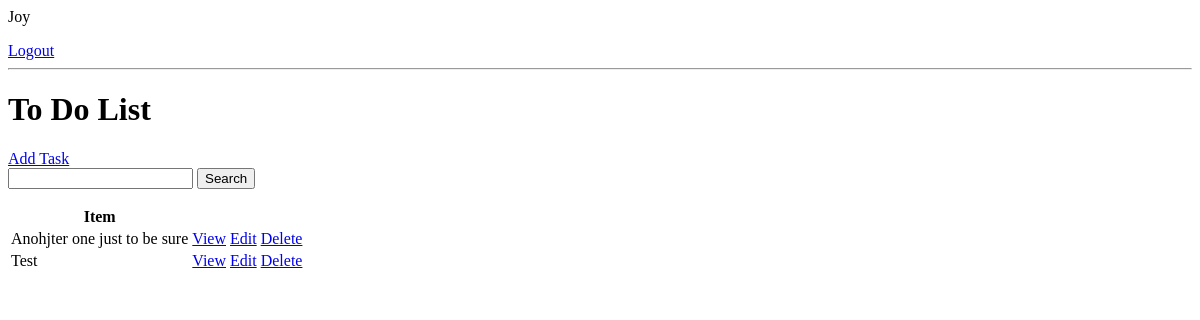
The app's page / (signed in), older data.
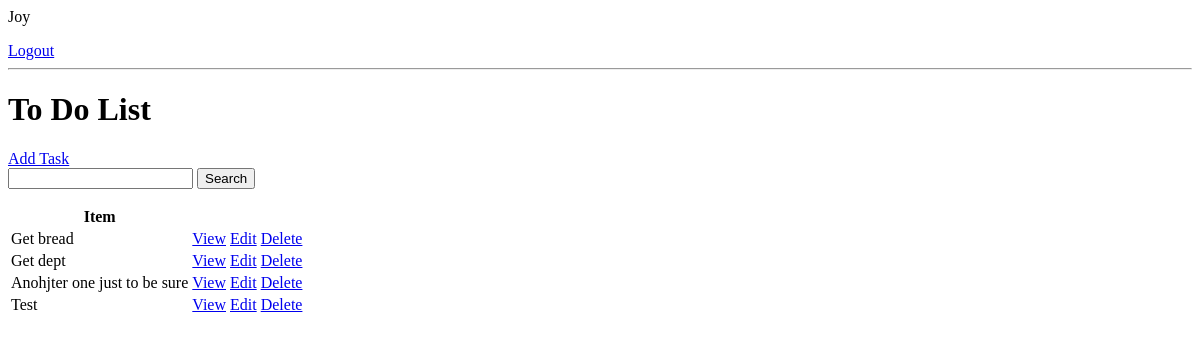
The same page, newer data.
### Base/models.py (models this page shows, shortened)
class Task(models.Model):
    user= models.ForeignKey(User,on_delete=models.CASCADE,null=True,blank=True)
    title= models.CharField(max_length=250)
    description= models.TextField(null=True,blank=True)
    complete= models.BooleanField(default=False)
    create=models.DateTimeField(auto_now_add=True)
    class Meta:
        ordering=['complete']

### Base/views.py (the view)
# urls.py: path('',TaskList.as_view(),name='Tasks'),
class TaskList(LoginRequiredMixin,ListView):
    model=Task
    context_object_name="Tasks"
    def get_context_data(self, **kwargs: Any):
        context=super().get_context_data(**kwargs)
        context['Tasks']=context['Tasks'].filter(user=self.request.user)
        context['Count']=context['Tasks'].filter(complete=False).count()
        searchInput=self.request.GET.get('Serching') or ''
        if searchInput:
            context['Tasks']=context['Tasks'].filter(title__startswith=searchInput)
        context['searchInput']=searchInput
        return context

### Base/templates/Base/task_list.html
{%if request.user.is_authenticated%}
    <p>{{request.user}}</p>
    <a href="{%url 'Logout'%}">Logout</a>
{%else%}
    <a href="{%url 'Login'%}">Login</a>
{%endif%}
<hr>
<h1> To Do List</h1>
<a href="{%url 'Create'%}">Add Task</a>
<form method="get">
    <input type="type" name="Serching" value="{{searchInput}}">
    <input type="submit" value="Search">
</form>
<table>
    <tr>
        <th>Item</th>
        <th></th>
    </tr>
    {% for task in Tasks%}
    <tr>
        <td>{{task.title}}</td>
        <td><a href="{%url 'Detail' task.id%}">View</a></td>
        <td><a href="{%url 'Update' task.id%}">Edit</a></td>
        <td><a href="{%url 'Delete' task.id%}">Delete</a></td>
    </tr>
    {%empty%}
        <h2>Empty List</h2>
    {%endfor%}
</table>

Row changes from the older to the newer data that the page shows:
added Task: title "Get bread"
added Task: title "Get dept"
